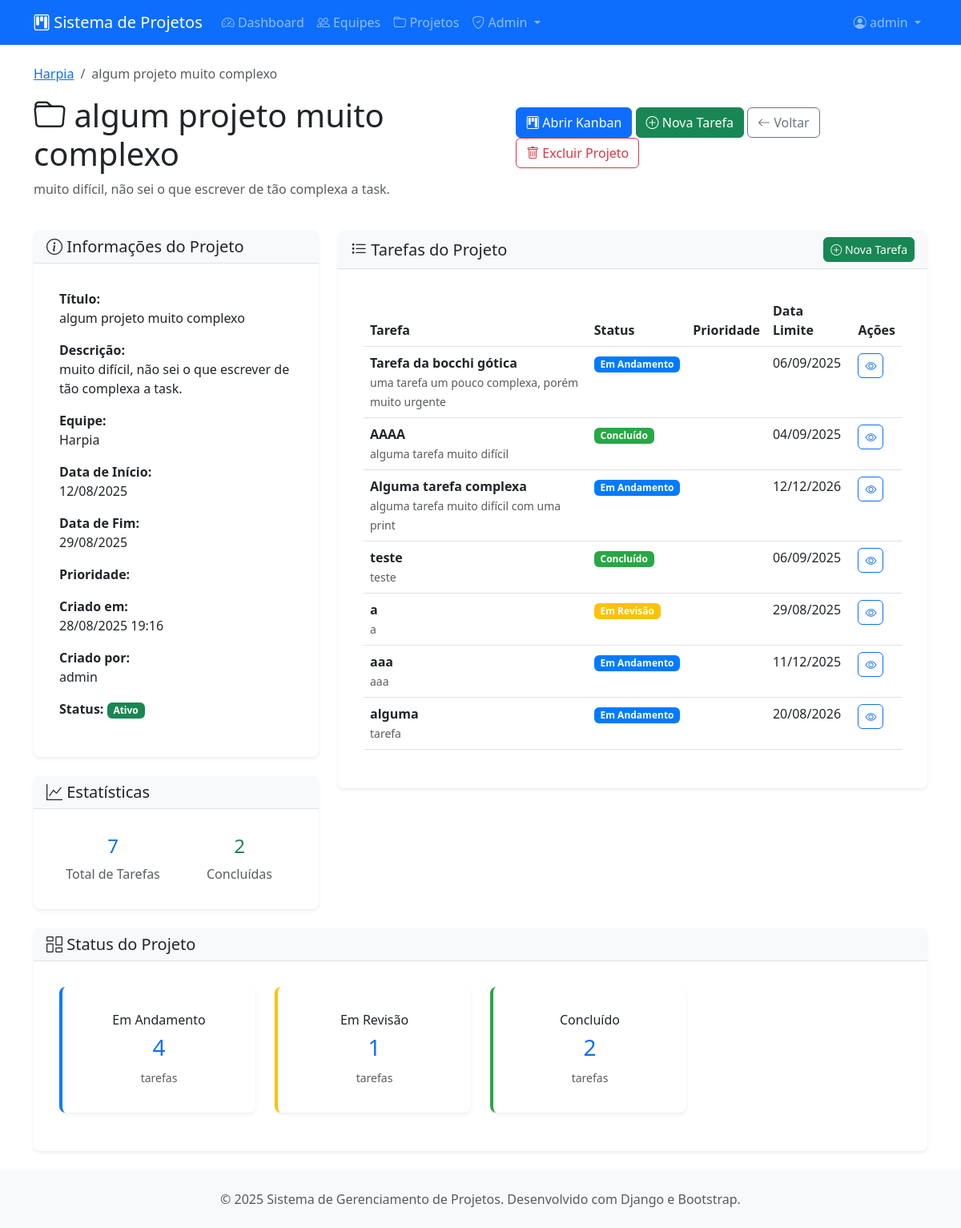
The app's page /projetos/projetos/2/ (signed in) with its own data.
### projetos/models.py (models this page shows, shortened)
class Projeto(models.Model):
    PRIORIDADE_CHOICES = [
        ('baixa', 'Baixa'),
        ('media', 'Média'),
        ('alta', 'Alta'),
        ('urgente', 'Urgente'),
    ]
    titulo = models.CharField(max_length=200, verbose_name="Título")
    descricao = models.TextField(verbose_name="Descrição")
    equipe = models.ForeignKey(Equipe, on_delete=models.CASCADE, related_name="projetos")
    criado_por = models.ForeignKey(User, on_delete=models.CASCADE, related_name="projetos_criados")
    criado_em = models.DateTimeField(auto_now_add=True)
    atualizado_em = models.DateTimeField(auto_now=True)
    data_inicio = models.DateField(verbose_name="Data de Início")
    data_fim = models.DateField(verbose_name="Data de Conclusão")
    prioridade = models.CharField(max_length=10, choices=PRIORIDADE_CHOICES, default='media')
    ativo = models.BooleanField(default=True, verbose_name="Projeto Ativo")
    class Meta:
        verbose_name = "Projeto"
        verbose_name_plural = "Projetos"
        ordering = ["-criado_em"]

class Equipe(models.Model):
    nome = models.CharField(max_length=100, verbose_name="Nome da Equipe")
    descricao = models.TextField(blank=True, verbose_name="Descrição")
    criada_em = models.DateTimeField(auto_now_add=True)
    criada_por = models.ForeignKey(User, on_delete=models.CASCADE, related_name="equipes_criadas")
    ativa = models.BooleanField(default=True, verbose_name="Equipe Ativa")
    class Meta:
        verbose_name = "Equipe"
        verbose_name_plural = "Equipes"
        ordering = ["nome"]

class Tarefa(models.Model):
    PRIORIDADE_CHOICES = [
        ('baixa', 'Baixa'),
        ('media', 'Média'),
        ('alta', 'Alta'),
        ('urgente', 'Urgente'),
    ]
    titulo = models.CharField(max_length=200, verbose_name="Título")
    descricao = models.TextField(verbose_name="Descrição")
    projeto = models.ForeignKey(Projeto, on_delete=models.CASCADE, related_name="tarefas")
    status = models.ForeignKey(StatusTarefa, on_delete=models.CASCADE, related_name="tarefas")
    criada_por = models.ForeignKey(User, on_delete=models.CASCADE, related_name="tarefas_criadas")
    criada_em = models.DateTimeField(auto_now_add=True)
    atualizada_em = models.DateTimeField(auto_now=True)
    data_limite = models.DateTimeField(blank=True, null=True, verbose_name="Data Limite")
    prioridade = models.CharField(max_length=10, choices=PRIORIDADE_CHOICES, default='media')
    etiquetas = models.ManyToManyField(Etiqueta, blank=True, related_name="tarefas")
    ordem = models.PositiveIntegerField(default=0, verbose_name="Ordem na Coluna")
    class Meta:
        verbose_name = "Tarefa"
        verbose_name_plural = "Tarefas"
        ordering = ["ordem", "-criada_em"]

class StatusTarefa(models.Model):
    nome = models.CharField(max_length=50, verbose_name="Nome do Status")
    cor = models.CharField(max_length=7, default="#007bff", verbose_name="Cor (Hex)")
    ordem = models.PositiveIntegerField(verbose_name="Ordem")
    class Meta:
        verbose_name = "Status da Tarefa"
        verbose_name_plural = "Status das Tarefas"
        ordering = ["ordem"]
        unique_together = ['nome']

### projetos/views.py (the view)
# urls.py: path('projetos/<int:pk>/', views.ProjetoDetailView.as_view(), name='detalhe-projeto'),
class ProjetoDetailView(LoginRequiredMixin, DetailView):
    model = Projeto
    template_name = 'projetos/projeto/detalhe.html'
    context_object_name = 'projeto'
    def get_context_data(self, **kwargs):
        context = super().get_context_data(**kwargs)
        context['tarefas'] = self.object.tarefas.all()
        context['status_list'] = StatusTarefa.objects.all()
        context['status_stats'] = {}
        for status in context['status_list']:
            count = self.object.tarefas.filter(status=status).count()
            context['status_stats'][status.nome] = count
        return context

### projetos/templates/projetos/projeto/detalhe.html (shortened to what this page needs)
{% extends 'projetos/base.html' %}
{% load static %}
{% block content %}
<div class="row">
    <div class="col-12">
        <div class="d-flex justify-content-between align-items-center mb-4">
            <div>
                <nav aria-label="breadcrumb">
                    <ol class="breadcrumb">
                        <li class="breadcrumb-item">
                            <a href="{% url 'projetos:detalhe-equipe' projeto.equipe.pk %}">{{ projeto.equipe.nome }}</a>
                        </li>
                        <li class="breadcrumb-item active">{{ projeto.titulo }}</li>
                    </ol>
                </nav>
                <h1><i class="bi bi-folder"></i> {{ projeto.titulo }}</h1>
                {% if projeto.descricao %}
                    <p class="text-muted">{{ projeto.descricao }}</p>
                {% endif %}
            </div>
            <div>
                <a href="{% url 'projetos:kanban-projeto' projeto.pk %}" class="btn btn-primary">
                    <i class="bi bi-kanban"></i> Abrir Kanban
                </a>
                {% if user.perfil.tipo_usuario in 'admin,membro' %}
                <a href="{% url 'projetos:criar-tarefa' projeto.pk %}" class="btn btn-success">
                    <i class="bi bi-plus-circle"></i> Nova Tarefa
                </a>
                {% endif %}
                <a href="{% url 'projetos:detalhe-equipe' projeto.equipe.pk %}" class="btn btn-outline-secondary">
                    <i class="bi bi-arrow-left"></i> Voltar
                </a>
                {% if user.perfil.tipo_usuario == 'admin' %}
                    <a href="{% url 'projetos:excluir-projeto' projeto.pk %}" class="btn btn-outline-danger">
                        <i class="bi bi-trash"></i> Excluir Projeto
                    </a>
                {% endif %}
            </div>
        </div>
    </div>
</div>
<div class="row">
    <div class="col-md-4">
        <div class="card mb-4">
            <div class="card-header">
                <h5 class="card-title mb-0">
                    <i class="bi bi-info-circle"></i> Informações do Projeto
                </h5>
            </div>
            <div class="card-body">
                <div class="mb-3">
                    <strong>Título:</strong>
                    <p class="mb-0">{{ projeto.titulo }}</p>
                </div>
                {% if projeto.descricao %}
                    <div class="mb-3">
                        <strong>Descrição:</strong>
                        <p class="mb-0">{{ projeto.descricao }}</p>
                    </div>
                {% endif %}
                <div class="mb-3">
                    <strong>Equipe:</strong>
                    <p class="mb-0">{{ projeto.equipe.nome }}</p>
                </div>
                <div class="mb-3">
                    <strong>Data de Início:</strong>
                    <p class="mb-0">{{ projeto.data_inicio|date:"d/m/Y" }}</p>
                </div>
                <div class="mb-3">
                    <strong>Data de Fim:</strong>
                    <p class="mb-0">{{ projeto.data_fim|date:"d/m/Y" }}</p>
                </div>
                <div class="mb-3">
                    <strong>Prioridade:</strong>
                    <span class="badge bg-{{ projeto.prioridade }}">
                    </span>
                </div>
                <div class="mb-3">
                    <strong>Criado em:</strong>
                    <p class="mb-0">{{ projeto.criado_em|date:"d/m/Y H:i" }}</p>
                </div>
                <div class="mb-3">
                    <strong>Criado por:</strong>
                    <p class="mb-0">{{ projeto.criado_por.get_full_name|default:projeto.criado_por.username }}</p>
                </div>
                <div class="mb-3">
                    <strong>Status:</strong>
                    {% if projeto.ativo %}
                        <span class="badge bg-success">Ativo</span>
                    {% else %}
                        <span class="badge bg-danger">Inativo</span>
                    {% endif %}
                </div>
            </div>
        </div>
        <div class="card">
            <div class="card-header">
                <h5 class="card-title mb-0">
                    <i class="bi bi-graph-up"></i> Estatísticas
                </h5>
            </div>
            <div class="card-body">
                <div class="row text-center">
                    <div class="col-6">
                        <h4 class="text-primary">{{ tarefas.count }}</h4>
                        <p class="text-muted mb-0">Total de Tarefas</p>
                    </div>
                    <div class="col-6">
                        <h4 class="text-success">
                            {{ status_stats.Concluído|default:0 }}
                        </h4>
                        <p class="text-muted mb-0">Concluídas</p>
                    </div>
                </div>
            </div>
        </div>
    </div>
    <div class="col-md-8">
        <div class="card">
            <div class="card-header d-flex justify-content-between align-items-center">
                <h5 class="card-title mb-0">
                    <i class="bi bi-list-task"></i> Tarefas do Projeto
                </h5>
                <a href="{% url 'projetos:criar-tarefa' projeto.pk %}" class="btn btn-sm btn-success">
                    <i class="bi bi-plus-circle"></i> Nova Tarefa
                </a>
            </div>
            <div class="card-body">
                {% if tarefas %}
                    <div class="table-responsive">
                        <table class="table table-hover">
                            <thead>
                                <tr>
                                    <th>Tarefa</th>
                                    <th>Status</th>
                                    <th>Prioridade</th>
                                    <th>Data Limite</th>
                                    <th>Ações</th>
                                </tr>
                            </thead>
                            <tbody>
                                {% for tarefa in tarefas %}
                                    <tr>
                                        <td>
                                            <strong>{{ tarefa.titulo }}</strong>
                                            <br>
                                            <small class="text-muted">{{ tarefa.descricao|truncatewords:10 }}</small>
                                        </td>
                                        <td>
                                            <span class="badge" style="background-color: {{ tarefa.status.cor }}">
                                                {{ tarefa.status.nome }}
                                            </span>
                                        </td>
                                        <td>
                                            <span class="badge bg-{{ tarefa.prioridade }}">
                                            </span>
                                        </td>
                                        <td>
                                            {% if tarefa.data_limite %}
                                                {{ tarefa.data_limite|date:"d/m/Y" }}
                                            {% else %}
                                                <span class="text-muted">-</span>
                                            {% endif %}
                                        </td>
                                        <td>
                                            <a href="{% url 'projetos:detalhe-tarefa' tarefa.pk %}" class="btn btn-sm btn-outline-primary">
                                                <i class="bi bi-eye"></i>
                                            </a>
                                        </td>
                                    </tr>
                                {% endfor %}
                            </tbody>
                        </table>
                    </div>
                {% endif %}
            </div>
        </div>
    </div>
</div>
<div class="row mt-4">
    <div class="col-12">
        <div class="card">
            <div class="card-header">
                <h5 class="card-title mb-0">
                    <i class="bi bi-columns-gap"></i> Status do Projeto
                </h5>
            </div>
            <div class="card-body">
                <div class="row">
                    {% for status in status_list %}
                        <div class="col-md-3 mb-3">
                            <div class="card border-0" style="border-left: 4px solid {{ status.cor }} !important;">
                                <div class="card-body text-center">
                                    <h6 class="card-title">{{ status.nome }}</h6>
                                    <h3 class="text-primary">
                                        {% for nome_status, count in status_stats.items %}
                                            {% if nome_status == status.nome %}
                                                {{ count }}
                                            {% endif %}
                                        {% endfor %}
                                    </h3>
                                    <small class="text-muted">tarefas</small>
                                </div>
                            </div>
                        </div>
                    {% endfor %}
                </div>
            </div>
        </div>
    </div>
</div>
{% endblock %}

### projetos/templates/projetos/base.html (shortened to what this page needs)
{% load static %}
<!DOCTYPE html>
<html lang="pt-br">
<head>
    <link href="https://cdn.jsdelivr.net/npm/bootstrap@5.3.0/dist/css/bootstrap.min.css" rel="stylesheet">
    <link href="https://cdn.jsdelivr.net/npm/bootstrap-icons@1.10.0/font/bootstrap-icons.css" rel="stylesheet">
    <link href="{% static 'css/estilo.css' %}" rel="stylesheet">
    <link href="{% static 'css/forms.css' %}" rel="stylesheet">
</head>
<body class="d-flex flex-column min-vh-100">
    <nav class="navbar navbar-expand-lg navbar-dark bg-primary">
        <div class="container">
            <a class="navbar-brand" href="{% url 'projetos:dashboard' %}">
                <i class="bi bi-kanban"></i> Sistema de Projetos
            </a>
            <div class="collapse navbar-collapse" id="navbarNav">
                <ul class="navbar-nav me-auto">
                    <li class="nav-item">
                        <a class="nav-link" href="{% url 'projetos:dashboard' %}">
                            <i class="bi bi-speedometer2"></i> Dashboard
                        </a>
                    </li>
                    <li class="nav-item">
                        <a class="nav-link" href="{% url 'projetos:lista-equipes' %}">
                            <i class="bi bi-people"></i> Equipes
                        </a>
                    </li>
                    <li class="nav-item">
                        <a class="nav-link" href="{% url 'projetos:lista-projetos' %}">
                            <i class="bi bi-folder"></i> Projetos
                        </a>
                    </li>
                    {% if user.perfil.tipo_usuario == 'admin' %}
                    <li class="nav-item dropdown">
                        <a class="nav-link dropdown-toggle" href="#" id="adminDropdown" role="button" data-bs-toggle="dropdown">
                            <i class="bi bi-shield-check"></i> Admin
                        </a>
                    </li>
                    {% endif %}
                </ul>
                <ul class="navbar-nav">
                    {% if user.is_authenticated %}
                        <li class="nav-item dropdown">
                            <a class="nav-link dropdown-toggle" href="#" id="navbarDropdown" role="button" data-bs-toggle="dropdown">
                                <i class="bi bi-person-circle"></i> {{ user.username }}
                            </a>
                        </li>
                    {% endif %}
                </ul>
            </div>
        </div>
    </nav>
    <main class="container my-4 flex-grow-1">
        {% block content %}{% endblock %}
    </main>
    <footer class="bg-light py-4 mt-auto">
        <div class="container text-center">
            <p class="text-muted mb-0">
                &copy; 2025 Sistema de Gerenciamento de Projetos. Desenvolvido com Django e Bootstrap.
            </p>
        </div>
    </footer>
</body>
</html>

### records on screen
Projeto: equipe.nome "Harpia", titulo "algum projeto muito complexo", descricao "muito difícil, não sei o que escrever de tão complexa a task.", data_inicio "12/08/2025", data_fim "29/08/2025", criado_em "28/08/2025 19:16", criado_por.get_full_name "admin", count "7"
Tarefa: titulo "Tarefa da bocchi gótica", descricao "uma tarefa um pouco complexa, porém muito urgente", status.nome "Em Andamento", data_limite "06/09/2025"
Tarefa: titulo "AAAA", descricao "alguma tarefa muito difícil", status.nome "Concluído", data_limite "04/09/2025"
Tarefa: titulo "Alguma tarefa complexa", descricao "alguma tarefa muito difícil com uma print", status.nome "Em Andamento", data_limite "12/12/2026"
Tarefa: titulo "teste", descricao "teste", status.nome "Concluído", data_limite "06/09/2025"
Tarefa: titulo "a", descricao "a", status.nome "Em Revisão", data_limite "29/08/2025"
Tarefa: titulo "aaa", descricao "aaa", status.nome "Em Andamento", data_limite "11/12/2025"
Tarefa: titulo "alguma", descricao "tarefa", status.nome "Em Andamento", data_limite "20/08/2026"
StatusTarefa: nome "Em Andamento", status_stats "4"
StatusTarefa: nome "Em Revisão", status_stats "1"
StatusTarefa: nome "Concluído", status_stats "2"

### other values on screen
{{ user.username }} "admin"
{{ status_stats.Concluído|default:0 }} "2"
